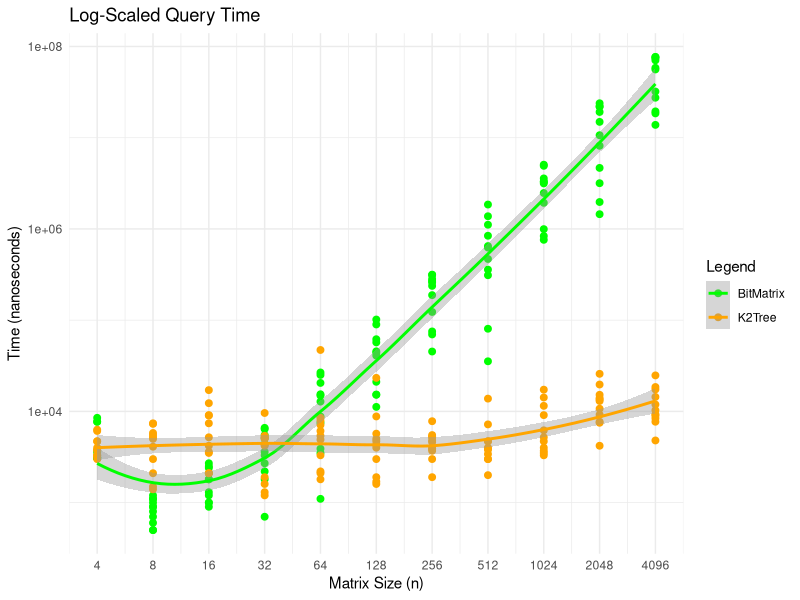
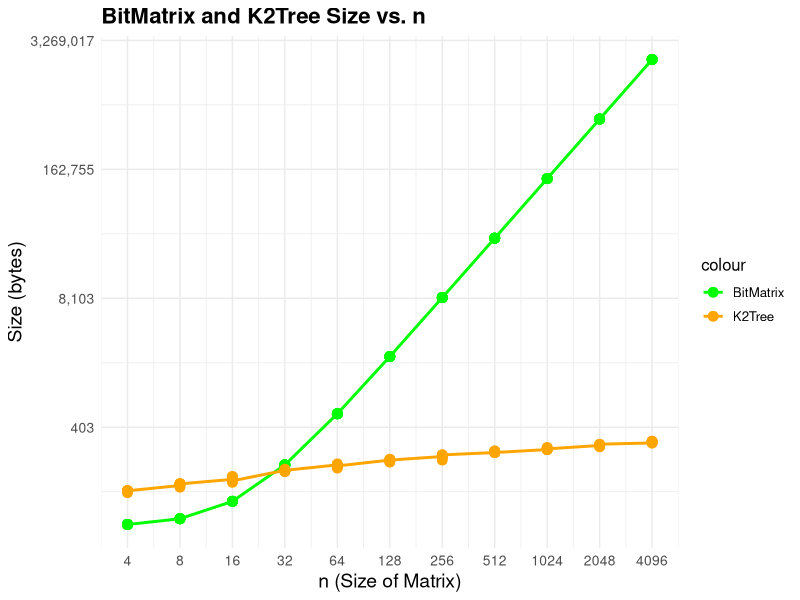
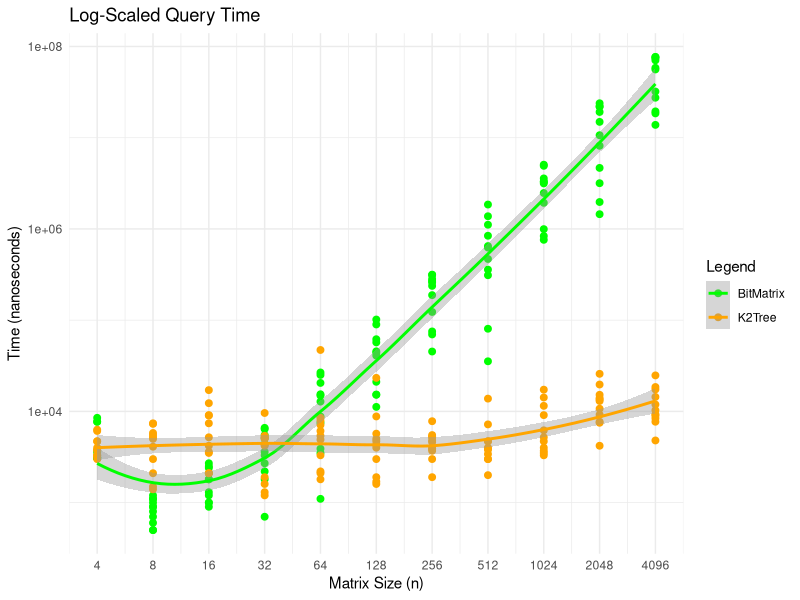
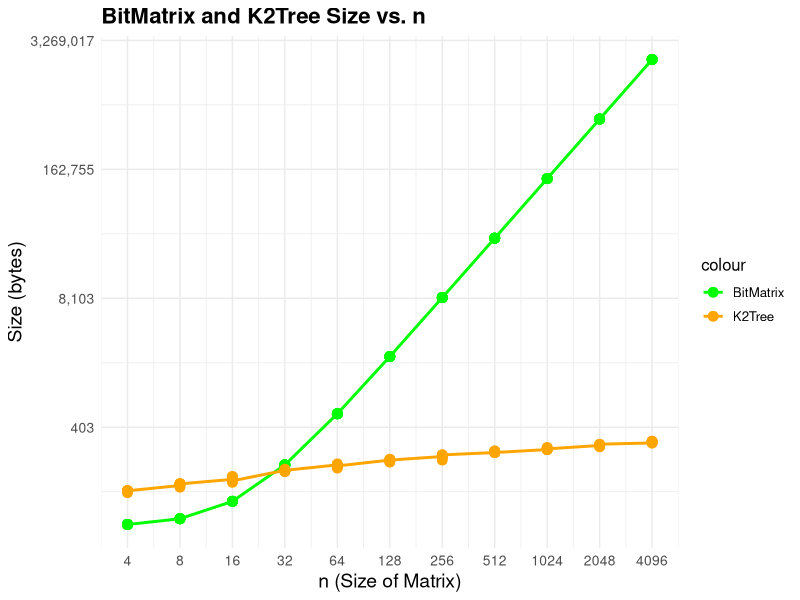
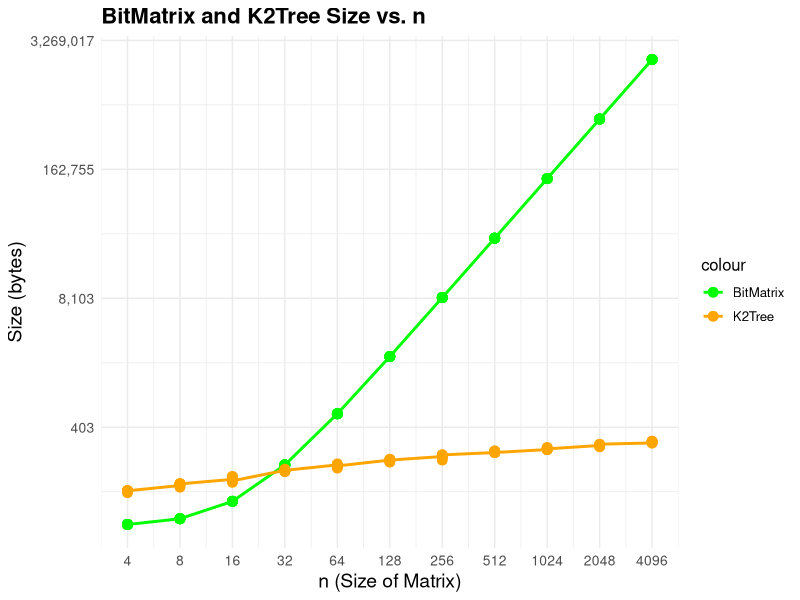

These figures' R source, in order:
library(ggplot2)
library(scales)

data <- read.csv("data/time.csv")

n_breakpoints <- c(4, 8, 16, 32, 64, 128, 256, 512, 1024, 2048, 4096)

time_plot <- ggplot(data) +
  geom_point(aes(x = n, y = bitmatrix, color = "BitMatrix"), size = 2) +
  geom_point(aes(x = n, y = k2tree, color = "K2Tree"), size = 2) +
  geom_smooth(aes(x = n, y = bitmatrix, color = "BitMatrix"), method = "loess") +
  geom_smooth(aes(x = n, y = k2tree, color = "K2Tree"), method = "loess") +
  scale_x_log10() +
  scale_y_log10() +
  labs(title = "Log-Scaled Query Time",
       x = "Matrix Size (n)",
       y = "Time (nanoseconds)",
       color = "Legend") +
  theme_minimal() +
  scale_color_manual(values = c("BitMatrix" = "green", "K2Tree" = "orange")) +
  scale_x_log10(breaks = n_breakpoints)

ggsave("img/TIME.png", plot = time_plot, width = 10, height = 6, dpi = 300)

print(time_plot)

data <- read.csv("data/space.csv")

data$bitmatrix <- as.numeric(gsub("a", "", as.character(data$bitmatrix)))
data$k2tree <- as.numeric(gsub("a", "", as.character(data$k2tree)))
data <- na.omit(data)

space_plot <- ggplot(data) +
  geom_line(aes(x = n, y = bitmatrix, color = "BitMatrix"), size = 1) +
  geom_point(aes(x = n, y = bitmatrix, color = "BitMatrix"), size = 3) +
  geom_line(aes(x = n, y = k2tree, color = "K2Tree"), size = 1) +
  geom_point(aes(x = n, y = k2tree, color = "K2Tree"), size = 3) +
  scale_x_continuous(trans = 'log2', breaks = c(4, 8, 16, 32, 64, 128, 256, 512, 1024, 2048, 4096)) +
  scale_y_continuous(trans = 'log', labels = label_comma(accuracy = 1)) +
  labs(title = "BitMatrix and K2Tree Size vs. n",
       x = "n (Size of Matrix)",
       y = "Size (bytes)") +
  scale_color_manual(values = c("BitMatrix" = "green", "K2Tree" = "orange")) +
  theme_minimal() +
  theme(text = element_text(size = 12),
        axis.title = element_text(size = 14),
        axis.text = element_text(size = 10),
        plot.title = element_text(size = 16, face = "bold"))

print(space_plot)

ggsave("img/SPACE.png", plot = space_plot, width = 10, height = 6, dpi = 300)
ggsave("img/SPACE.svg", plot = space_plot)